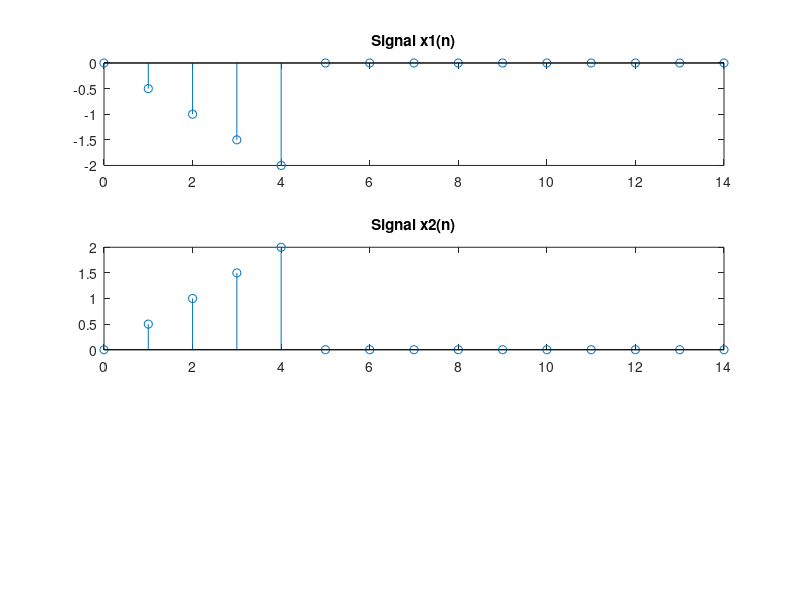
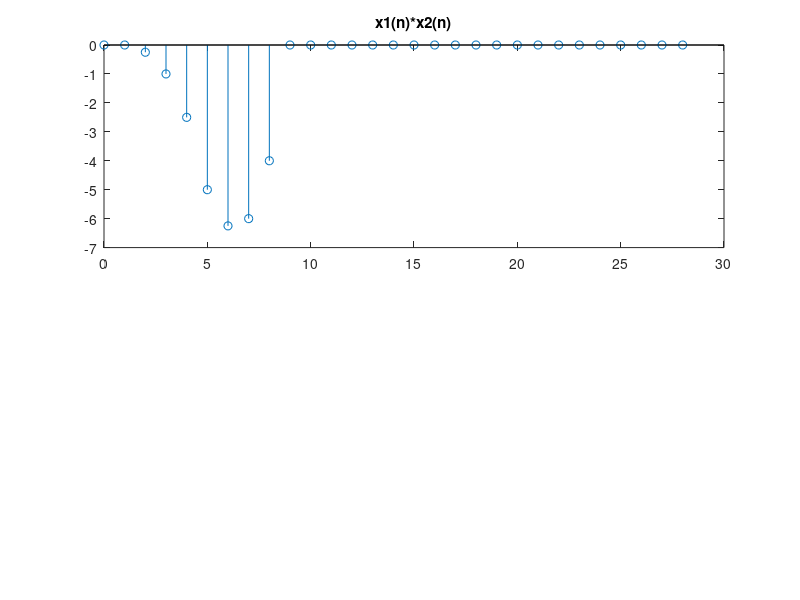

The MATLAB script that drew these images, in order:
%definisanje tri diskretna signala
x11 = [ones(1,5) zeros(1,10)];
x22 = [ones(1,5) zeros(1,10)];
n = 0 : 14;
x1 = -n/2 .* x11;
x2 = n/2 .* x22;
%crtanje signala
subplot (3, 1, 1), stem (n, x1), title ('Signal x1(n)');
subplot (3, 1, 2), stem (n, x2), title ('Signal x2(n)');
%provera komutativnosti
w1 = conv (x1, x2);
%crtanje signala
figure
subplot (2, 1, 1), stem (0:length(w1)-1, w1), title ('x1(n)*x2(n)');
